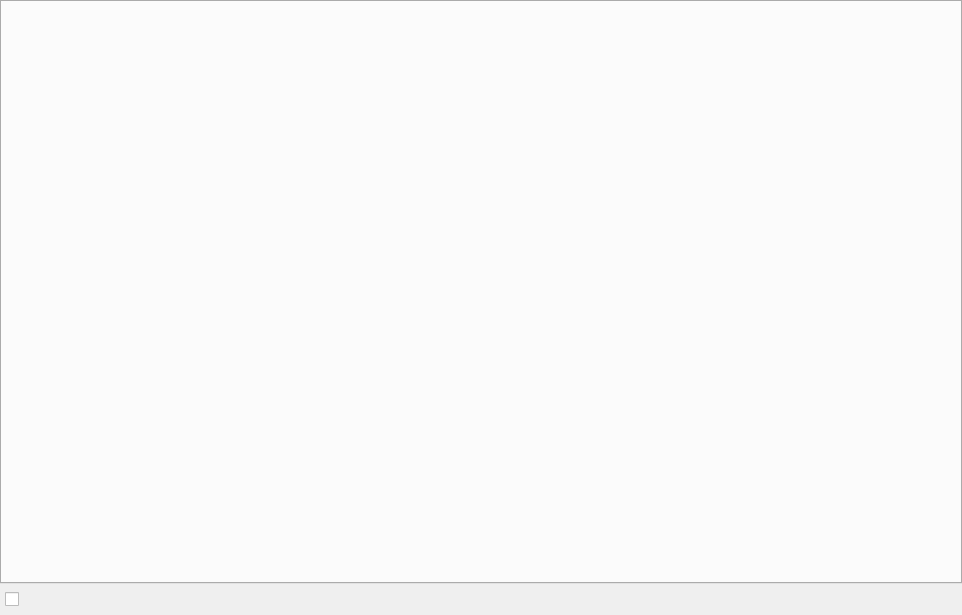
<?xml version="1.0" encoding="UTF-8"?>
<ui version="4.0">
 <class>CropWidget</class>
 <widget class="QWidget" name="CropWidget">
  <property name="geometry">
   <rect>
    <x>0</x>
    <y>0</y>
    <width>962</width>
    <height>615</height>
   </rect>
  </property>
  <layout class="QVBoxLayout" name="verticalLayout">
   <property name="leftMargin">
    <number>0</number>
   </property>
   <property name="topMargin">
    <number>0</number>
   </property>
   <property name="rightMargin">
    <number>0</number>
   </property>
   <property name="bottomMargin">
    <number>0</number>
   </property>
   <item>
    <widget class="QTabWidget" name="tabWidgetInputs">
     <property name="usesScrollButtons">
      <bool>true</bool>
     </property>
    </widget>
   </item>
   <item>
    <layout class="QHBoxLayout" name="horizontalLayout">
     <property name="leftMargin">
      <number>5</number>
     </property>
     <property name="rightMargin">
      <number>5</number>
     </property>
     <property name="bottomMargin">
      <number>5</number>
     </property>
     <item>
      <widget class="QCheckBox" name="checkApplyToAll">
       <property name="text">
        <string/>
       </property>
      </widget>
     </item>
     <item>
      <spacer name="horizontalSpacer">
       <property name="orientation">
        <enum>Qt::Horizontal</enum>
       </property>
       <property name="sizeHint" stdset="0">
        <size>
         <width>40</width>
         <height>20</height>
        </size>
       </property>
      </spacer>
     </item>
    </layout>
   </item>
  </layout>
 </widget>
 <resources/>
 <connections/>
</ui>
